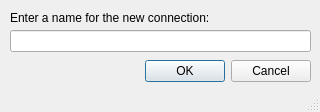
<?xml version="1.0" encoding="UTF-8"?>
<ui version="4.0">
 <class>MainWindow</class>
 <widget class="QMainWindow" name="MainWindow">
  <property name="geometry">
   <rect>
    <x>0</x>
    <y>0</y>
    <width>320</width>
    <height>112</height>
   </rect>
  </property>
  <property name="windowTitle">
   <string>Setup new connection with browser</string>
  </property>
  <widget class="QWidget" name="centralwidget">
   <widget class="QDialogButtonBox" name="buttons">
    <property name="geometry">
     <rect>
      <x>140</x>
      <y>60</y>
      <width>171</width>
      <height>22</height>
     </rect>
    </property>
    <property name="standardButtons">
     <set>QDialogButtonBox::Cancel|QDialogButtonBox::Ok</set>
    </property>
   </widget>
   <widget class="QLabel" name="label">
    <property name="geometry">
     <rect>
      <x>10</x>
      <y>10</y>
      <width>301</width>
      <height>16</height>
     </rect>
    </property>
    <property name="text">
     <string>Enter a name for the new connection:</string>
    </property>
   </widget>
   <widget class="QLineEdit" name="client_name">
    <property name="geometry">
     <rect>
      <x>10</x>
      <y>30</y>
      <width>301</width>
      <height>22</height>
     </rect>
    </property>
   </widget>
  </widget>
  <widget class="QStatusBar" name="statusbar"/>
 </widget>
 <resources/>
 <connections/>
</ui>
